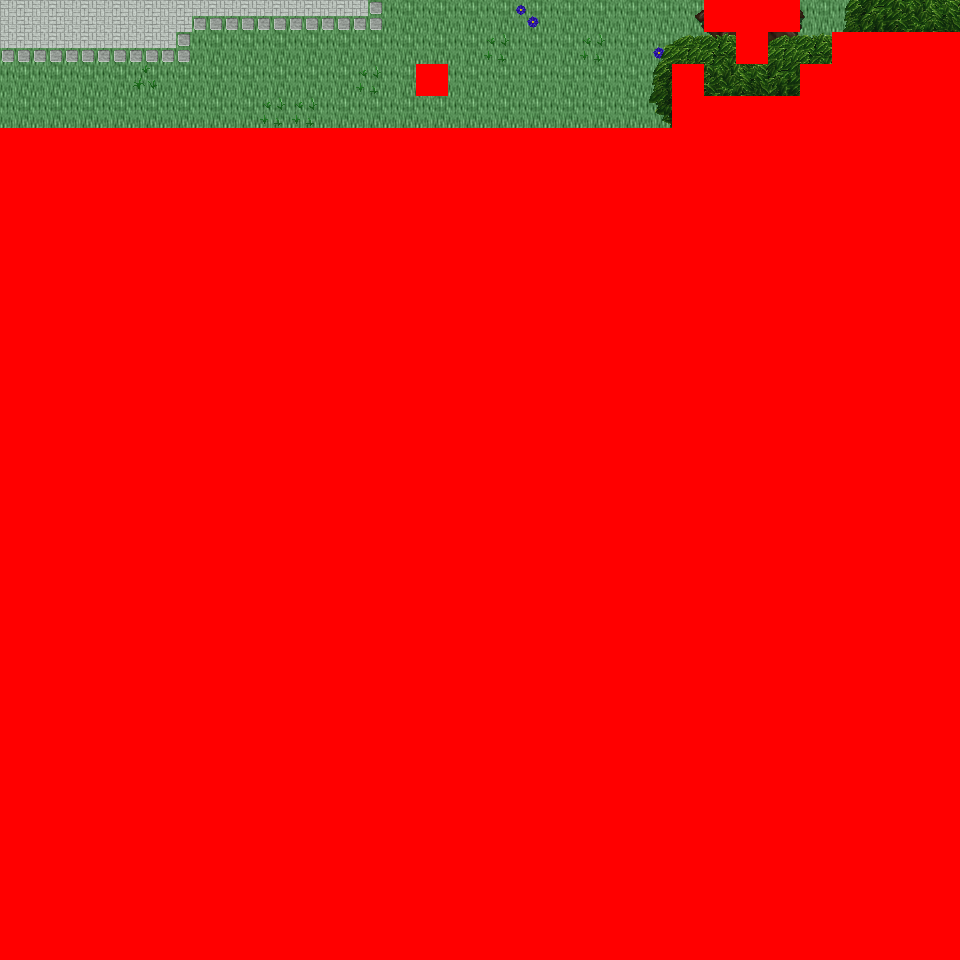

Rendered tile map (Tiled .tmx) drawn with the repository's tilesets; below, a short description and the map source with its tile grids summarised:
An orthogonal 30x30 tile map with 32x32 px tiles, 6 tile layers (Ground, Object, Object2, Above, ...), 40 tilesets and 4 objects (4x mapchange).

<map version="1.0" orientation="orthogonal" renderorder="right-down" width="30" height="30" tilewidth="32" tileheight="32" nextobjectid="5">
  <tileset firstgid="1" name="tileset_logic_collision" tilewidth="32" tileheight="32" tilecount="1" columns="1">
    <image source="../drawable/tileset_logic_collision.png" width="32" height="32" />
  </tileset>
  <tileset firstgid="2" name="tileset_ground_ground" tilewidth="32" tileheight="32" tilecount="33" columns="3">
    <image source="../drawable/tileset_ground_ground.png" width="96" height="352" />
  </tileset>
  <tileset firstgid="35" name="tileset_ground_water_water" tilewidth="32" tileheight="32" tilecount="24" columns="3">
    <image source="../drawable/tileset_ground_water_water.png" width="96" height="256" />
  </tileset>
  <tileset firstgid="59" name="tileset_plant_grasses" tilewidth="32" tileheight="32" tilecount="6" columns="3">
    <image source="../drawable/tileset_plant_grasses.png" width="96" height="64" />
  </tileset>
  <tileset firstgid="65" name="tileset_ground_grass_edges" tilewidth="32" tileheight="32" tilecount="36" columns="12">
    <image source="../drawable/tileset_ground_grass_edges.png" width="384" height="96" />
  </tileset>
  <tileset firstgid="101" name="tileset_plant_tree_tree_green" tilewidth="32" tileheight="32" tilecount="88" columns="8">
    <image source="../drawable/tileset_plant_tree_tree_green.png" width="256" height="352" />
  </tileset>
  <tileset firstgid="189" name="tileset_ground_water_pool_grassy" tilewidth="32" tileheight="32" tilecount="27" columns="9">
    <image source="../drawable/tileset_ground_water_pool_grassy.png" width="288" height="96" />
  </tileset>
  <tileset firstgid="216" name="tileset_ground_water_water_corners" tilewidth="32" tileheight="32" tilecount="12" columns="6">
    <image source="../drawable/tileset_ground_water_water_corners.png" width="192" height="64" />
  </tileset>
  <tileset firstgid="228" name="tileset_plant_flower_daisy_blue" tilewidth="32" tileheight="32" tilecount="8" columns="2">
    <image source="../drawable/tileset_plant_flower_daisy_blue.png" width="64" height="128" />
  </tileset>
  <tileset firstgid="236" name="tileset_ground_water_channels_grassy" tilewidth="32" tileheight="32" tilecount="6" columns="3">
    <image source="../drawable/tileset_ground_water_channels_grassy.png" width="96" height="64" />
  </tileset>
  <tileset firstgid="242" name="tileset_plant_flower_daisy_yellow" tilewidth="32" tileheight="32" tilecount="8" columns="2">
    <image source="../drawable/tileset_plant_flower_daisy_yellow.png" width="64" height="128" />
  </tileset>
  <tileset firstgid="250" name="tileset_plant_flower_daisy_white" tilewidth="32" tileheight="32" tilecount="8" columns="2">
    <image source="../drawable/tileset_plant_flower_daisy_white.png" width="64" height="128" />
  </tileset>
  <tileset firstgid="258" name="tileset_building_wall_wall_brown" tilewidth="32" tileheight="32" tilecount="12" columns="3">
    <image source="../drawable/tileset_building_wall_wall_brown.png" width="96" height="128" />
  </tileset>
  <tileset firstgid="270" name="tileset_plant_bush_bushes" tilewidth="32" tileheight="32" tilecount="10" columns="5">
    <image source="../drawable/tileset_plant_bush_bushes.png" width="160" height="64" />
  </tileset>
  <tileset firstgid="280" name="tileset_plant_vine" tilewidth="32" tileheight="32" tilecount="3" columns="1">
    <image source="../drawable/tileset_plant_vine.png" width="32" height="96" />
  </tileset>
  <tileset firstgid="283" name="tileset_building_decoration_rocks_2" tilewidth="32" tileheight="32" tilecount="2" columns="1">
    <image source="../drawable/tileset_building_decoration_rocks_2.png" width="32" height="64" />
  </tileset>
  <tileset firstgid="285" name="tileset_plant_stump_stump_green" tilewidth="32" tileheight="32" tilecount="4" columns="2">
    <image source="../drawable/tileset_plant_stump_stump_green.png" width="64" height="64" />
  </tileset>
  <tileset firstgid="289" name="tileset_building_decoration_green_block" tilewidth="32" tileheight="32" tilecount="4" columns="2">
    <image source="../drawable/tileset_building_decoration_green_block.png" width="64" height="64" />
  </tileset>
  <tileset firstgid="293" name="tileset_plant_tree_tree_golden_small" tilewidth="32" tileheight="32" tilecount="6" columns="2">
    <image source="../drawable/tileset_plant_tree_tree_golden_small.png" width="64" height="96" />
  </tileset>
  <tileset firstgid="299" name="tileset_plant_flower_daisy_red" tilewidth="32" tileheight="32" tilecount="8" columns="2">
    <image source="../drawable/tileset_plant_flower_daisy_red.png" width="64" height="128" />
  </tileset>
  <tileset firstgid="307" name="tileset_plant_stump_stump_purple" tilewidth="32" tileheight="32" tilecount="4" columns="2">
    <image source="../drawable/tileset_plant_stump_stump_purple.png" width="64" height="64" />
  </tileset>
  <tileset firstgid="311" name="tileset_item_pot_dark_barrel" tilewidth="32" tileheight="32" tilecount="2" columns="1">
    <image source="../drawable/tileset_item_pot_dark_barrel.png" width="32" height="64" />
  </tileset>
  <tileset firstgid="313" name="tileset_ground_ladder_vertical_dark" tilewidth="32" tileheight="32" tilecount="3" columns="3">
    <image source="../drawable/tileset_ground_ladder_vertical_dark.png" width="96" height="32" />
  </tileset>
  <tileset firstgid="316" name="tileset_item_statue_green_stone" tilewidth="32" tileheight="32" tilecount="12" columns="4">
    <image source="../drawable/tileset_item_statue_green_stone.png" width="128" height="96" />
  </tileset>
  <tileset firstgid="328" name="tileset_item_statue_grey_stone" tilewidth="32" tileheight="32" tilecount="4" columns="2">
    <image source="../drawable/tileset_item_statue_grey_stone.png" width="64" height="64" />
  </tileset>
  <tileset firstgid="332" name="tileset_ground_rock_pebbles" tilewidth="32" tileheight="32" tilecount="3" columns="1">
    <image source="../drawable/tileset_ground_rock_pebbles.png" width="32" height="96" />
  </tileset>
  <tileset firstgid="335" name="tileset_item_corpse_huge_animal" tilewidth="32" tileheight="32" tilecount="16" columns="2">
    <image source="../drawable/tileset_item_corpse_huge_animal.png" width="64" height="256" />
  </tileset>
  <tileset firstgid="351" name="tileset_building_fence_fence_chunky" tilewidth="32" tileheight="32" tilecount="21" columns="3">
    <image source="../drawable/tileset_building_fence_fence_chunky.png" width="96" height="224" />
  </tileset>
  <tileset firstgid="372" name="tileset_building_roof_red" tilewidth="32" tileheight="32" tilecount="20" columns="5">
    <image source="../drawable/tileset_building_roof_red.png" width="160" height="128" />
  </tileset>
  <tileset firstgid="392" name="tileset_building_decoration_banner" tilewidth="32" tileheight="32" tilecount="12" columns="1">
    <image source="../drawable/tileset_building_decoration_banner.png" width="32" height="384" />
  </tileset>
  <tileset firstgid="404" name="tileset_building_door_closed" tilewidth="32" tileheight="32" tilecount="1" columns="1">
    <image source="../drawable/tileset_building_door_closed.png" width="32" height="32" />
  </tileset>
  <tileset firstgid="405" name="tileset_building_window_window_right" tilewidth="32" tileheight="32" tilecount="2" columns="2">
    <image source="../drawable/tileset_building_window_window_right.png" width="64" height="32" />
  </tileset>
  <tileset firstgid="407" name="tileset_building_decoration_floor_sparkle" tilewidth="32" tileheight="32" tilecount="18" columns="3">
    <image source="../drawable/tileset_building_decoration_floor_sparkle.png" width="96" height="192" />
  </tileset>
  <tileset firstgid="425" name="tileset_object_well" tilewidth="32" tileheight="32" tilecount="4" columns="2">
    <image source="../drawable/tileset_object_well.png" width="64" height="64" />
  </tileset>
  <tileset firstgid="429" name="tileset_building_decoration_magician_banner" tilewidth="32" tileheight="32" tilecount="3" columns="3">
    <image source="../drawable/tileset_building_decoration_magician_banner.png" width="96" height="32" />
  </tileset>
  <tileset firstgid="432" name="tileset_building_decoration_chimney" tilewidth="32" tileheight="32" tilecount="2" columns="1">
    <image source="../drawable/tileset_building_decoration_chimney.png" width="32" height="64" />
  </tileset>
  <tileset firstgid="434" name="tileset_ground_green_paving" tilewidth="32" tileheight="32" tilecount="18" columns="3">
    <image source="../drawable/tileset_ground_green_paving.png" width="96" height="192" />
  </tileset>
  <tileset firstgid="452" name="tileset_building_fence_palisade" tilewidth="32" tileheight="32" tilecount="84" columns="6">
    <image source="../drawable/tileset_building_fence_palisade.png" width="192" height="448" />
  </tileset>
  <tileset firstgid="536" name="tileset_building_decoration_orbpedestal" tilewidth="32" tileheight="32" tilecount="2" columns="1">
    <image source="../drawable/tileset_building_decoration_orbpedestal.png" width="32" height="64" />
  </tileset>
  <tileset firstgid="538" name="tileset_item_pot_wooden_crates" tilewidth="32" tileheight="32" tilecount="6" columns="3">
    <image source="../drawable/tileset_item_pot_wooden_crates.png" width="96" height="64" />
  </tileset>
  <layer name="Ground" width="30" height="30">
    <data>[900 cells, 120 non-empty, 1 distinct tile ids]</data>
  </layer>
  <layer name="Object" width="30" height="30">
    <data>[900 cells, 19 non-empty, 4 distinct tile ids]</data>
  </layer>
  <layer name="Object2" width="30" height="30">
    <data>[900 cells, 23 non-empty, 17 distinct tile ids]</data>
  </layer>
  <layer name="Above" width="30" height="30">
    <data>[900 cells, 34 non-empty, 23 distinct tile ids]</data>
  </layer>
  <layer name="Above2" width="30" height="30">
    <data>[900 cells, 1 non-empty, 1 distinct tile ids]</data>
  </layer>
  <layer name="Walkable" width="30" height="30">
    <data>[900 cells, 804 non-empty, 1 distinct tile ids]</data>
  </layer>
  <objectgroup name="MapEvents">
    <object id="1" name="north" type="mapchange" x="0" y="0" width="704" height="32">
      <properties>
        <property name="map" value="0_ados_mountain_n2_w2_x1_y1" />
        <property name="place" value="south" />
      </properties>
    </object>
    <object id="2" name="north2" type="mapchange" x="800" y="0" width="160" height="32">
      <properties>
        <property name="map" value="0_ados_mountain_n2_w2_x1_y1" />
        <property name="place" value="south2" />
      </properties>
    </object>
    <object id="3" name="west" type="mapchange" x="0" y="0" width="32" height="128">
      <properties>
        <property name="map" value="0_ados_mountain_n2_w2_x0_y2" />
        <property name="place" value="east" />
      </properties>
    </object>
    <object id="4" name="east" type="mapchange" x="928" y="0" width="32" height="32">
      <properties>
        <property name="map" value="0_ados_mountain_n2_w2_x2_y2" />
        <property name="place" value="west" />
      </properties>
    </object>
  </objectgroup>
</map>
